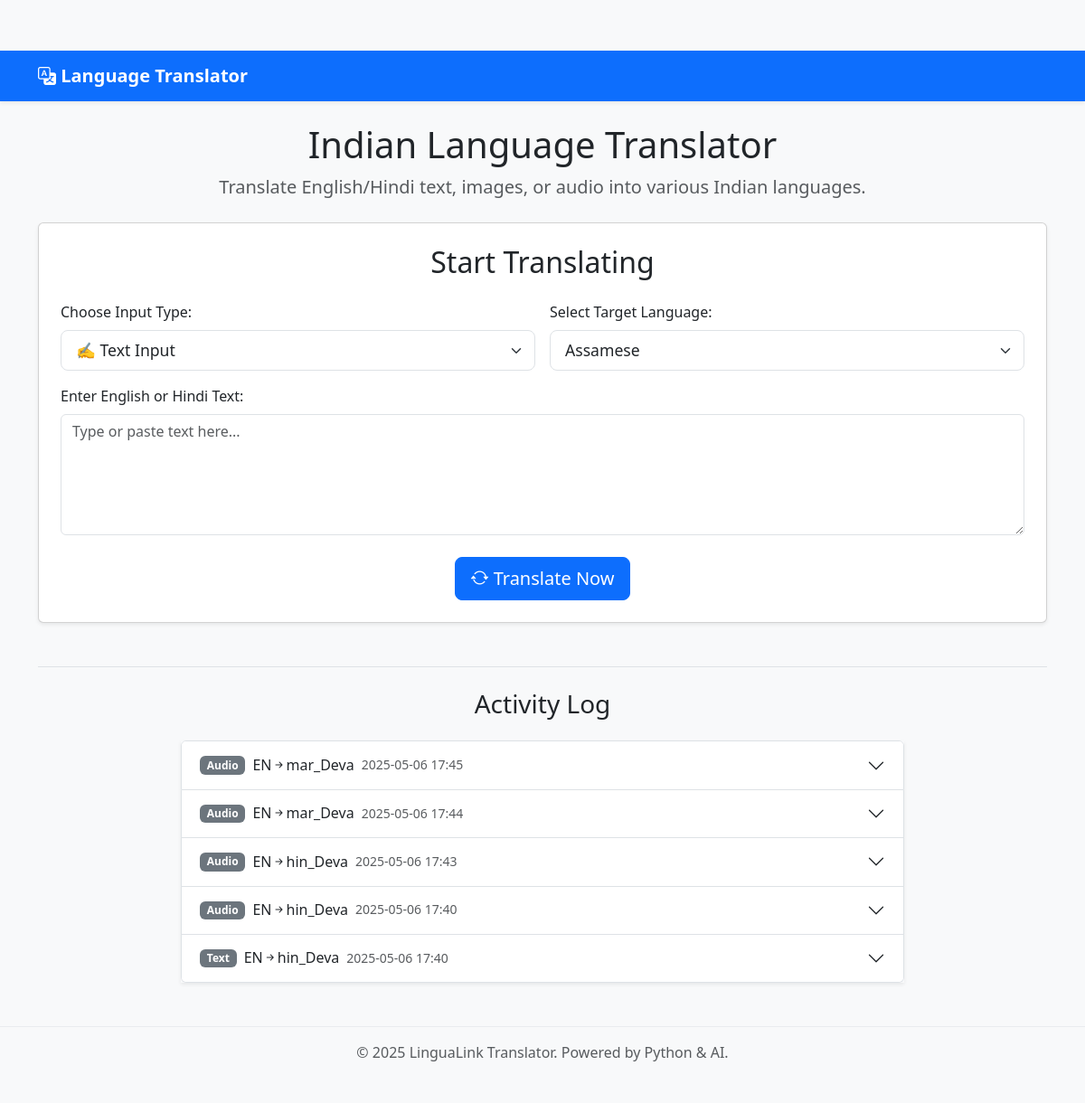
Before: / with the older database file.
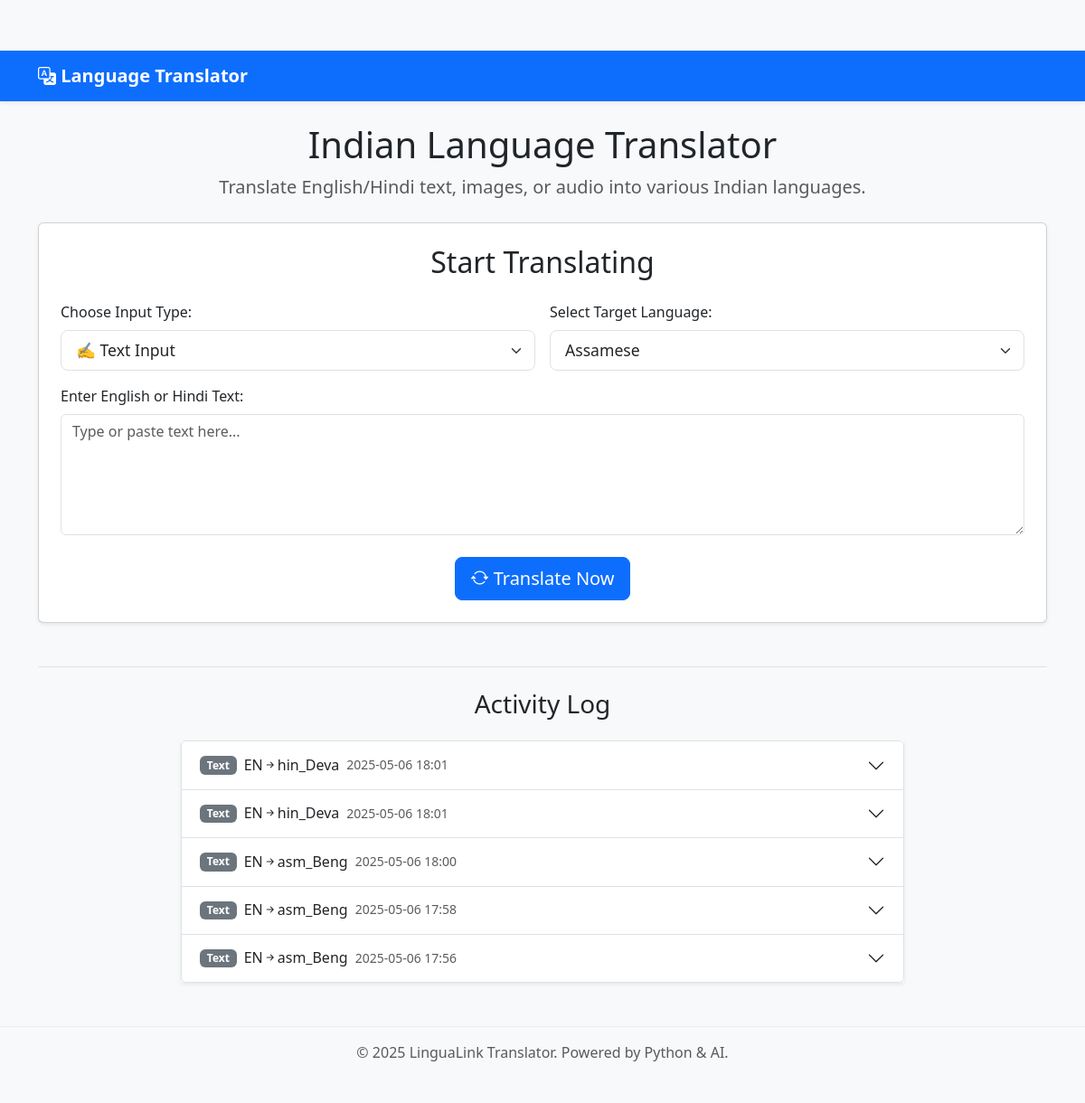
After: the same page with the newer database file.
### models.py (models this page shows, shortened)
class TranslationLog(db.Model):
    id = db.Column(db.Integer, primary_key=True)
    timestamp = db.Column(db.DateTime, default=datetime.utcnow)
    input_type = db.Column(db.String(20), nullable=False) # 'text', 'ocr', 'audio'
    source_language = db.Column(db.String(10), nullable=False) # e.g., 'en', 'hi'
    target_language = db.Column(db.String(10), nullable=False) # e.g., 'mr', 'ta', 'bn'
    original_text = db.Column(db.Text, nullable=True)
    translated_text = db.Column(db.Text, nullable=True)
    error_message = db.Column(db.Text, nullable=True) # Store errors if any

### app.py (the view, shortened to what this page needs)
@app.route('/', methods=['GET', 'POST'])
def index():
    translation_result = None
    original_text = ""
    detected_lang = ""
    error = None
    selected_target_lang = list(utils.SUPPORTED_LANGUAGES.keys())[0] # Default selection
    recent_logs = TranslationLog.query.order_by(TranslationLog.timestamp.desc()).limit(5).all()
    SUPPORTED_LANGUAGES = {
        "Assamese": "asm_Beng",
        "Bengali": "ben_Beng",
        "Gujarati": "guj_Gujr",
        "Hindi": "hin_Deva",
        "Kannada": "kan_Knda",
        "Malayalam": "mal_Mlym",
        "Marathi": "mar_Deva",
        "Odia": "ory_Orya",
        "Punjabi": "pan_Guru",
        "Tamil": "tam_Taml",
        "Telugu": "tel_Telu",
        "Urdu": "urd_Arab",
    }
    TTS_LANG_CODES = {
        "Hindi": "hi",
        "Bengali": "bn",
        "Gujarati": "gu",
        "Kannada": "kn",
        "Malayalam": "ml",
        "Marathi": "mr",
        "Punjabi": "pa",
        "Tamil": "ta",
        "Telugu": "te",
        "Urdu": "ur",
        "English": "en",
    }
    TTS_SUPPORTED_LANGS = set(TTS_LANG_CODES.keys())
    TTS_UNSUPPORTED_LANGS = set(SUPPORTED_LANGUAGES.keys()) - TTS_SUPPORTED_LANGS
    return render_template(
        'index.html',
        supported_languages=utils.SUPPORTED_LANGUAGES.keys(),
        selected_target_lang=selected_target_lang,
        original_text=original_text,
        detected_lang=detected_lang,
        translation_result=translation_result,
        error=error,
        recent_logs=recent_logs,
        utils=utils,
        tts_lang_codes=TTS_LANG_CODES,
        tts_supported_langs=TTS_SUPPORTED_LANGS,
        tts_unsupported_langs=TTS_UNSUPPORTED_LANGS,
        current_year=datetime.now().year,
    )

### templates/index.html (shortened to what this page needs)
<!DOCTYPE html>
<html lang="en">
<head>
    <link href="https://cdn.jsdelivr.net/npm/bootstrap@5.3.2/dist/css/bootstrap.min.css" rel="stylesheet">
    <link rel="stylesheet" href="https://cdn.jsdelivr.net/npm/bootstrap-icons@1.11.1/font/bootstrap-icons.css">
    <link rel="stylesheet" href="{{ url_for('static', filename='style.css') }}">
</head>
<body>
    <nav class="navbar navbar-expand-lg navbar-dark bg-primary shadow-sm">
        <div class="container">
            <a class="navbar-brand" href="/">
                <i class="bi bi-translate"></i> Language Translator
            </a>
        </div>
    </nav>
    <div class="container mt-4 mb-5">
        <div class="text-center mb-4">
            <h1>Indian Language Translator</h1>
            <p class="lead text-muted">Translate English/Hindi text, images, or audio into various Indian languages.</p>
        </div>
        <div class="card shadow-sm mb-4">
            <div class="card-body p-4">
                <h2 class="card-title text-center mb-4">Start Translating</h2>
                <form method="POST" enctype="multipart/form-data">
                    <div class="row g-3">
                        <div class="col-md-6">
                            <label for="input_type" class="form-label fw-medium">Choose Input Type:</label>
                            <select class="form-select form-select-lg" id="input_type" name="input_type" onchange="toggleInputFields()">
                                <option value="text" selected>✍️ Text Input</option>
                            </select>
                        </div>
                        <div class="col-md-6">
                             <label for="target_language" class="form-label fw-medium">Select Target Language:</label>
                            <select class="form-select form-select-lg" id="target_language" name="target_language">
                                {% for lang_name in supported_languages %}
                                    <option value="{{ lang_name }}" {% if lang_name == selected_target_lang %}selected{% endif %}>{{ lang_name }}</option>
                                {% endfor %}
                            </select>
                        </div>
                        <div class="col-12" id="text_input_div">
                            <label for="text_input" class="form-label fw-medium">Enter English or Hindi Text:</label>
                            <textarea class="form-control" id="text_input" name="text_input" rows="5" placeholder="Type or paste text here..."></textarea>
                        </div>
                        <div class="col-12 text-center mt-4">
                            <button type="submit" class="btn btn-primary btn-lg">
                                <i class="bi bi-arrow-repeat"></i> Translate Now
                            </button>
                        </div>
                    </div>
                </form>
            </div>
        </div>
        <div class="mt-5 pt-4 border-top">
            <h3 class="text-center mb-4">Activity Log</h3>
            {% if recent_logs %}
                <div class="accordion shadow-sm mx-auto" id="activityLogAccordion" style="max-width: 800px;">
                    {% for log in recent_logs %}
                    <div class="accordion-item">
                        <h2 class="accordion-header" id="heading{{ log.id }}">
                            <button class="accordion-button collapsed" type="button" data-bs-toggle="collapse" data-bs-target="#collapse{{ log.id }}" aria-expanded="false" aria-controls="collapse{{ log.id }}">
                                <span class="badge bg-secondary me-2">{{ log.input_type|title }}</span>
                                {{ log.source_language|upper }} <i class="bi bi-arrow-right-short"></i> {{ log.target_language }}
                                <span class="ms-2 text-muted small">{{ log.timestamp.strftime('%Y-%m-%d %H:%M') }}</span>
                            </button>
                        </h2>
                    </div>
                    {% endfor %}
                </div>
            {% else %}
                <p class="text-center text-muted">No recent translation activity logged.</p>
            {% endif %}
        </div>
    </div>
    <footer class="bg-light text-center text-muted py-3 mt-5">
        <div class="container">
            <p class="mb-0">© {{ current_year }} LinguaLink Translator. Powered by Python & AI.</p>
        </div>
    </footer>
</body>
</html>

### static/style.css (style rules this page uses)
body { background-color: #f8f9fa; padding-top: 56px; padding-bottom: 3rem; }
.navbar-brand { font-weight: bold; }
.card.shadow-sm { transition: box-shadow 0.3s ease-in-out; }
.form-select-lg { font-size: 1.1rem; }
textarea.form-control { resize: vertical; }
footer { border-top: 1px solid #e9ecef; }

Changed rows visible on the page:
no longer on this page (row unchanged): TranslationLog: input_type "Audio", source_language "EN", target_language "mar_Deva", timestamp "2025-05-06 17:45"
no longer on this page (row unchanged): TranslationLog: input_type "Audio", source_language "EN", target_language "mar_Deva", timestamp "2025-05-06 17:44"
no longer on this page (row unchanged): TranslationLog: input_type "Audio", source_language "EN", target_language "hin_Deva", timestamp "2025-05-06 17:43"
no longer on this page (row unchanged): TranslationLog: input_type "Audio", source_language "EN", target_language "hin_Deva", timestamp "2025-05-06 17:40"
no longer on this page (row unchanged): TranslationLog: input_type "Text", source_language "EN", target_language "hin_Deva", timestamp "2025-05-06 17:40"
added TranslationLog: input_type "Text", source_language "EN", target_language "hin_Deva", timestamp "2025-05-06 18:01"
added TranslationLog: input_type "Text", source_language "EN", target_language "hin_Deva", timestamp "2025-05-06 18:01"
added TranslationLog: input_type "Text", source_language "EN", target_language "asm_Beng", timestamp "2025-05-06 18:00"
added TranslationLog: input_type "Text", source_language "EN", target_language "asm_Beng", timestamp "2025-05-06 17:58"
added TranslationLog: input_type "Text", source_language "EN", target_language "asm_Beng", timestamp "2025-05-06 17:56"
